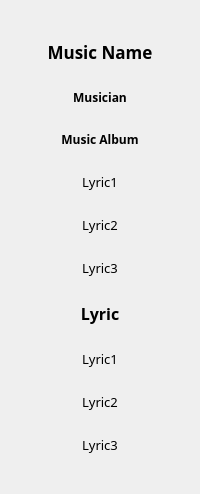
         <widget class="QWidget" name="lyricPage">
          <layout class="QVBoxLayout" name="lyricPageVLayout">
           <property name="spacing">
            <number>25</number>
           </property>
           <property name="leftMargin">
            <number>0</number>
           </property>
           <property name="topMargin">
            <number>0</number>
           </property>
           <property name="rightMargin">
            <number>0</number>
           </property>
           <property name="bottomMargin">
            <number>0</number>
           </property>
           <item>
            <spacer name="verticalSpacer">
             <property name="orientation">
              <enum>Qt::Vertical</enum>
             </property>
             <property name="sizeHint" stdset="0">
              <size>
               <width>20</width>
               <height>40</height>
              </size>
             </property>
            </spacer>
           </item>
           <item>
            <widget class="QLabel" name="musicNameLabel">
             <property name="font">
              <font>
               <family>微软雅黑</family>
               <pointsize>13</pointsize>
               <weight>75</weight>
               <bold>true</bold>
              </font>
             </property>
             <property name="text">
              <string>Music Name</string>
             </property>
             <property name="alignment">
              <set>Qt::AlignCenter</set>
             </property>
            </widget>
           </item>
           <item>
            <widget class="QLabel" name="musicianLabel">
             <property name="font">
              <font>
               <family>微软雅黑</family>
               <pointsize>9</pointsize>
               <weight>75</weight>
               <bold>true</bold>
              </font>
             </property>
             <property name="text">
              <string>Musician</string>
             </property>
             <property name="alignment">
              <set>Qt::AlignCenter</set>
             </property>
            </widget>
           </item>
           <item>
            <widget class="QLabel" name="musicAlbumLabel">
             <property name="font">
              <font>
               <family>微软雅黑</family>
               <pointsize>9</pointsize>
               <weight>75</weight>
               <bold>true</bold>
              </font>
             </property>
             <property name="text">
              <string>Music Album</string>
             </property>
             <property name="alignment">
              <set>Qt::AlignCenter</set>
             </property>
            </widget>
           </item>
           <item>
            <widget class="QLabel" name="lyricLabelN3">
             <property name="sizePolicy">
              <sizepolicy hsizetype="Preferred" vsizetype="Fixed">
               <horstretch>0</horstretch>
               <verstretch>0</verstretch>
              </sizepolicy>
             </property>
             <property name="font">
              <font>
               <family>微软雅黑</family>
               <pointsize>10</pointsize>
               <weight>50</weight>
               <bold>false</bold>
              </font>
             </property>
             <property name="text">
              <string>Lyric1</string>
             </property>
             <property name="alignment">
              <set>Qt::AlignCenter</set>
             </property>
             <property name="wordWrap">
              <bool>true</bool>
             </property>
            </widget>
           </item>
           <item>
            <widget class="QLabel" name="lyricLabelN2">
             <property name="sizePolicy">
              <sizepolicy hsizetype="Preferred" vsizetype="Fixed">
               <horstretch>0</horstretch>
               <verstretch>0</verstretch>
              </sizepolicy>
             </property>
             <property name="font">
              <font>
               <family>微软雅黑</family>
               <pointsize>10</pointsize>
               <weight>50</weight>
               <bold>false</bold>
              </font>
             </property>
             <property name="text">
              <string>Lyric2</string>
             </property>
             <property name="alignment">
              <set>Qt::AlignCenter</set>
             </property>
             <property name="wordWrap">
              <bool>true</bool>
             </property>
            </widget>
           </item>
           <item>
            <widget class="QLabel" name="lyricLabelN1">
             <property name="sizePolicy">
              <sizepolicy hsizetype="Preferred" vsizetype="Fixed">
               <horstretch>0</horstretch>
               <verstretch>0</verstretch>
              </sizepolicy>
             </property>
             <property name="font">
              <font>
               <family>微软雅黑</family>
               <pointsize>10</pointsize>
               <weight>50</weight>
               <bold>false</bold>
              </font>
             </property>
             <property name="text">
              <string>Lyric3</string>
             </property>
             <property name="alignment">
              <set>Qt::AlignCenter</set>
             </property>
             <property name="wordWrap">
              <bool>true</bool>
             </property>
            </widget>
           </item>
           <item>
            <widget class="QLabel" name="lyricLabel">
             <property name="sizePolicy">
              <sizepolicy hsizetype="Preferred" vsizetype="Fixed">
               <horstretch>0</horstretch>
               <verstretch>0</verstretch>
              </sizepolicy>
             </property>
             <property name="font">
              <font>
               <family>微软雅黑</family>
               <pointsize>12</pointsize>
               <weight>75</weight>
               <bold>true</bold>
              </font>
             </property>
             <property name="text">
              <string>Lyric</string>
             </property>
             <property name="alignment">
              <set>Qt::AlignCenter</set>
             </property>
             <property name="wordWrap">
              <bool>true</bool>
             </property>
            </widget>
           </item>
           <item>
            <widget class="QLabel" name="lyricLabelP1">
             <property name="sizePolicy">
              <sizepolicy hsizetype="Preferred" vsizetype="Fixed">
               <horstretch>0</horstretch>
               <verstretch>0</verstretch>
              </sizepolicy>
             </property>
             <property name="font">
              <font>
               <family>微软雅黑</family>
               <pointsize>10</pointsize>
               <weight>50</weight>
               <bold>false</bold>
              </font>
             </property>
             <property name="text">
              <string>Lyric1</string>
             </property>
             <property name="alignment">
              <set>Qt::AlignCenter</set>
             </property>
             <property name="wordWrap">
              <bool>true</bool>
             </property>
            </widget>
           </item>
           <item>
            <widget class="QLabel" name="lyricLabelP2">
             <property name="sizePolicy">
              <sizepolicy hsizetype="Preferred" vsizetype="Fixed">
               <horstretch>0</horstretch>
               <verstretch>0</verstretch>
              </sizepolicy>
             </property>
             <property name="font">
              <font>
               <family>微软雅黑</family>
               <pointsize>10</pointsize>
               <weight>50</weight>
               <bold>false</bold>
              </font>
             </property>
             <property name="text">
              <string>Lyric2</string>
             </property>
             <property name="alignment">
              <set>Qt::AlignCenter</set>
             </property>
             <property name="wordWrap">
              <bool>true</bool>
             </property>
            </widget>
           </item>
           <item>
            <widget class="QLabel" name="lyricLabelP3">
             <property name="sizePolicy">
              <sizepolicy hsizetype="Preferred" vsizetype="Fixed">
               <horstretch>0</horstretch>
               <verstretch>0</verstretch>
              </sizepolicy>
             </property>
             <property name="font">
              <font>
               <family>微软雅黑</family>
               <pointsize>10</pointsize>
               <weight>50</weight>
               <bold>false</bold>
              </font>
             </property>
             <property name="text">
              <string>Lyric3</string>
             </property>
             <property name="alignment">
              <set>Qt::AlignCenter</set>
             </property>
             <property name="wordWrap">
              <bool>true</bool>
             </property>
            </widget>
           </item>
           <item>
            <spacer name="verticalSpacer_2">
             <property name="orientation">
              <enum>Qt::Vertical</enum>
             </property>
             <property name="sizeHint" stdset="0">
              <size>
               <width>20</width>
               <height>40</height>
              </size>
             </property>
            </spacer>
           </item>
          </layout>
         </widget>
